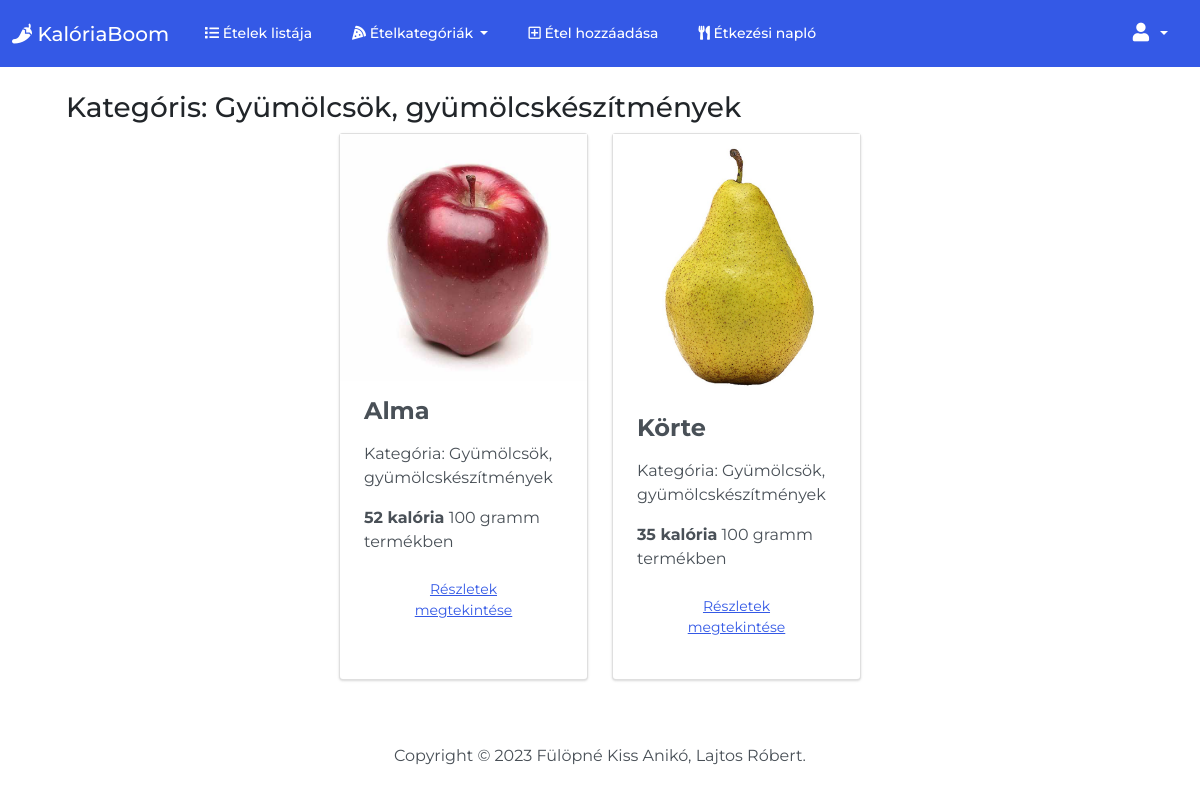
The page /categories/Gyümölcsök, gyümölcskészítmények (signed in) on the database its author committed.
### foodtracker/models.py (models this page shows, shortened)
class FoodCategory(models.Model):
    category_name = models.CharField(max_length=50)
    class Meta:
        verbose_name = 'Food Category'
        verbose_name_plural = 'Food Categories'
    def __str__(self):
        return f'{self.category_name}'
    @property
    def count_food_by_category(self):
        return Food.objects.filter(category=self).count()

class Food(models.Model):
    food_name = models.CharField(max_length=200)
    quantity = models.DecimalField(max_digits=7, decimal_places=2, default=100.00)
    calories = models.IntegerField(default=0)
    fat = models.DecimalField(max_digits=7, decimal_places=2)
    carbohydrates = models.DecimalField(max_digits=7, decimal_places=2)
    protein = models.DecimalField(max_digits=7, decimal_places=2)
    category = models.ForeignKey(FoodCategory, on_delete=models.CASCADE, related_name='food_category')

class Image(models.Model):
    food = models.ForeignKey(Food, on_delete=models.CASCADE, related_name='get_images')
    image = models.ImageField(upload_to='images/')

### foodtracker/views.py (the view)
# urls.py: path('categories/<str:category_name>', views.category_details_view, name='category_details_view'),
def category_details_view(request, category_name):
    if not request.user.is_authenticated:
        return HttpResponseRedirect(reverse('login'))
    category = FoodCategory.objects.get(category_name=category_name)
    foods = Food.objects.filter(category=category)
    for food in foods:
        food.image = food.get_images.first()
    page = request.GET.get('page', 1)
    paginator = Paginator(foods, 4)
    try:
        pages = paginator.page(page)
    except PageNotAnInteger:
        pages = paginator.page(1)
    except EmptyPage:
        pages = paginator.page(paginator.num_pages)
    return render(request, 'food_category.html', {
        'categories': FoodCategory.objects.all(),
        'foods': foods,
        'foods_count': foods.count(),
        'pages': pages,
        'title': category.category_name
    })

### templates/food_category.html (shortened to what this page needs)
{% extends 'base.html' %}
{% block body %}
<div class='py-4 mt-auto'>
    <div class='container px-4'>
        <h3>Kategóris: {{ title }}</h3>
        <div class='row justify-content-center'>
        {% if foods_count > 0 %}
            {% for food in pages %}
                <div class='col-sm-12 col-md-12 col-lg-4 col-xl-3 d-flex align-items-stretch'>
                    <div class='card bg-secondary mb-3'>
                        <a href='#'>
                            <img
                                src="{{ food.image.image.url|default:'../../static/images/no_image.png' }}"
                                class='img-fluid'
                                alt='food image'
                            >
                        </a>
                        <div class='card-body'>
                            <h4 class='card-title'>
                                <strong>{{ food.food_name }}</strong>
                            </h4>
                            <p class='card-text'>
                                <div class='my-3'>
                                    Kategória: {{ food.category }}
                                </div>
                            </p>
                            <p class='card-text'>
                                <div class='my-3'>
                                    <strong>{{ food.calories}} kalória</strong>  {{ food.quantity|floatformat:0 }} gramm termékben
                                </div>
                            </p>
                            <p class='card-text'>
                                <div class='my-3'>
                                    <a href="{% url 'food_details' food.id %}" type='button' class='btn btn-link'>
                                        Részletek megtekintése
                                    </a>
                                </div>
                            </p>
                        </div>
                    </div>
                </div>
            {% endfor %}
        {% else %}
            <br>
            <div class='alert alert-info' role='alert'>
                Nincs étel ebben a kategóriában.
            </div>
        {% endif %}
    </div>
</div>
{% endblock %}

### static/css/styles.css (style rules this page uses)
html { position: relative; min-height: 100%; }
body { margin: 0 0 90px; font-family: 'Montserrat', sans-serif !important; }

### rows shown on the page
FoodCategory: category_name "Gyümölcsök, gyümölcskészítmények"
Food: image.image (picture), food_name "Alma", category "Gyümölcsök, gyümölcskészítmények", calories "52", quantity "100"
Food: image.image (picture), food_name "Körte", category "Gyümölcsök, gyümölcskészítmények", calories "35", quantity "100"
